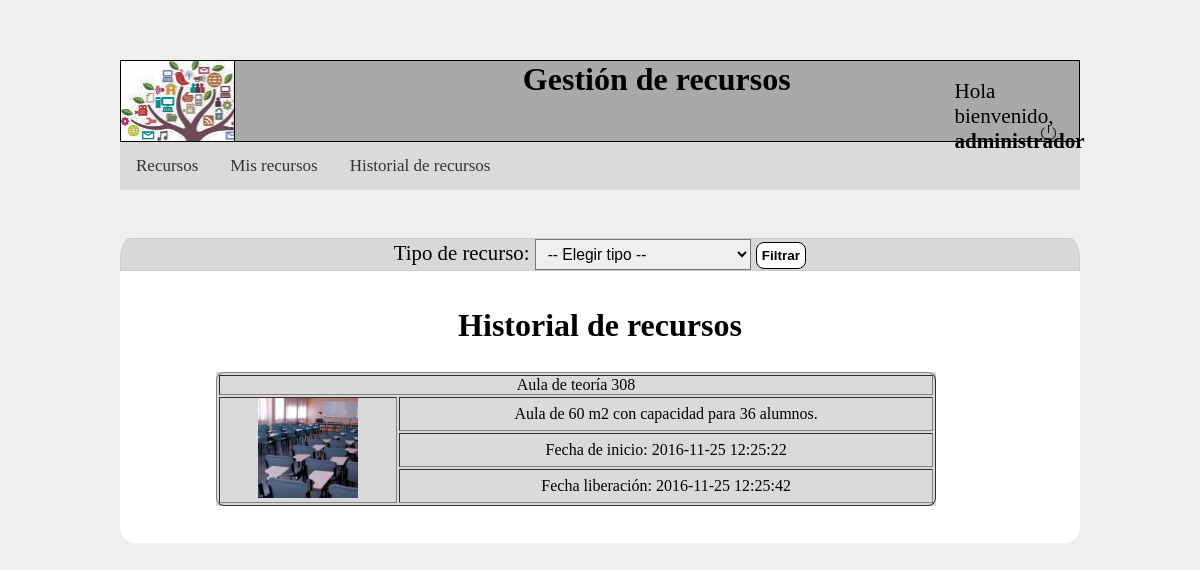
Before: /proyecto3/php/historial_recursos.php (signed in) with the older database file.
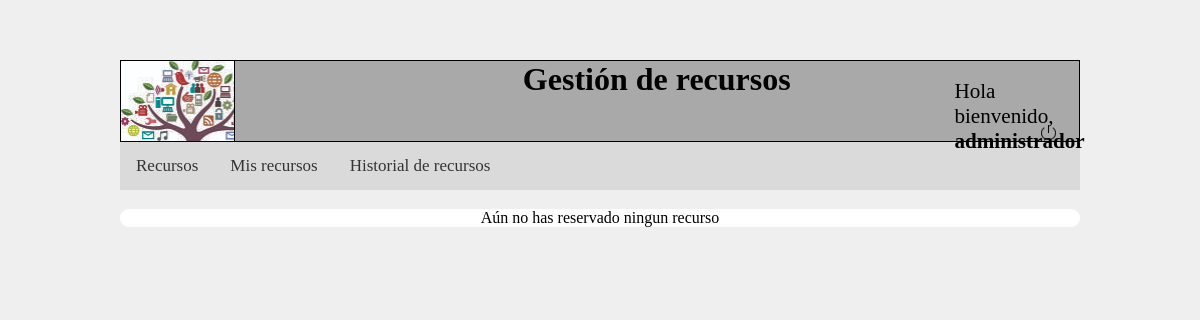
After: the same page with the newer database file.
### tables this page shows
CREATE TABLE `tbl_usuario` (
  `usu_id` int(3) NOT NULL,
  `usu_nickname` varchar(15) NOT NULL,
  `usu_nombre` varchar(15) NOT NULL,
  `usu_apellido` varchar(15) NOT NULL,
  `usu_correo` varchar(30) NOT NULL,
  `usu_cargo` varchar(15) NOT NULL DEFAULT 'usuario',
  `usu_contrasena` varchar(15) NOT NULL,
  `usu_estado` varchar(20) NOT NULL DEFAULT 'alta'
);

CREATE TABLE `tbl_reserva` (
  `res_id` int(4) NOT NULL,
  `res_fechainicio` datetime NOT NULL,
  `res_fechafinal` datetime DEFAULT NULL,
  `res_recursoid` int(2) NOT NULL,
  `res_usuarioid` int(3) NOT NULL
);

CREATE TABLE `tbl_recurso` (
  `rec_id` int(2) NOT NULL,
  `rec_nombre` varchar(30) NOT NULL,
  `rec_foto` varchar(15) NOT NULL DEFAULT '0.jpg',
  `rec_descripcion` varchar(200) NOT NULL,
  `rec_tipoid` int(2) NOT NULL,
  `rec_estado` varchar(15) NOT NULL DEFAULT 'Disponible'
);

### proyecto3/php/historial_recursos.php (the view, shortened to what this page needs)
<?php
		$conexion = mysqli_connect('localhost', 'root', '', 'bd_proyecto2');
		$mysqli = new mysqli("localhost", "root", "", "bd_proyecto2");
		$con =	"SELECT * FROM `tbl_usuario` WHERE `usu_id` = '". $_SESSION["usu_id"] ."'";
		$result	=	mysqli_query($mysqli,$con);
		while ($fila = mysqli_fetch_row($result))
			{
				$usu_nickname	=	$fila[1];
				$usuario = $_SESSION['usu_id'];
			}
		$sql = "SELECT * FROM tbl_tiporecurso ORDER BY tr_id";
		$finalizado_sql =	" SELECT * FROM tbl_reserva INNER JOIN tbl_recurso ON tbl_recurso.rec_id = tbl_reserva.res_recursoid WHERE res_fechafinal IS NOT NULL AND  res_usuarioid='$usuario'";
		extract($_REQUEST);
		$finalizado_sql .= "ORDER BY `tbl_reserva`.`res_id`  DESC";
		$finalizados = mysqli_query($conexion, $finalizado_sql);
		$tipos = mysqli_query($conexion, $sql);
?>
<!DOCTYPE html>
<html>
<head>
	<link rel="stylesheet" type="text/css" href="../css/recursos.css">
</head>
<body>
	<div class="header">
			<div class="logo">
			</div>
			<h1 align="center">Gestión de recursos</h1>
			<div class="profile">
			<p class="welcome">Hola bienvenido, <br /><b>
			<?php echo $usu_nickname; ?></b>
			</p>
			</div>
			<div class="logout">
				<a href="logout.proc.php" onclick="return logout();">
					<img class="img_logout" src="../img/logout_small.png" alt="Cerrar sesión">
				</a>
			</div>
		</div>
<nav>
	<ul class="topnav">
		<li class="li"><a href="recursos.php">Recursos</a></li>
		<li class="li"><a href="misrecursos.php">Mis recursos</a></li>
		<li class="li"><a href="#">Historial de recursos</a></li>
	</ul>
</nav>
<div class="container">
	<?php
	if(mysqli_num_rows($finalizados)>0 && mysqli_num_rows($tipos)>0){
		?>
	<form action="historial_recursos.php" method="get" class="formtipo">
	Tipo de recurso:
		<select name="tr_id">
			<option value="0">-- Elegir tipo --</option>
		</select>
		<input type="submit" name="enviar" value="Filtrar">
	</form>
	<br/>
	<br/>
	<h1>Historial de recursos</h1>
	<br/>
	<?php
		if(mysqli_num_rows($finalizados)>0){
								while($finalizado=mysqli_fetch_array($finalizados)){
									echo "<div class='content_rec'>";
									echo "<table border>";
										echo "<tr>";
											echo "<td colspan='2'>" . $finalizado['rec_nombre'] . "</td>";
										echo "</tr>";
										echo "<tr>";
											echo "<td rowspan='3'><img class='img_recu' src='../img/recursos/".$finalizado['rec_foto']."' width='100'></td>";
											echo "<td>".$finalizado['rec_descripcion']."</td>";
										echo "</tr>";
										echo "<tr>";
											echo "<td>Fecha de inicio: " .$finalizado['res_fechainicio']. "</td>";
										echo "</tr>";
										echo "<tr>";
											echo "<td>Fecha liberación: " .$finalizado['res_fechafinal']. "</td>";
											echo "</tr>";
									echo "</table>";
									echo "</div>";
					}
				}
			} else {
				echo "Aún no has reservado ningun recurso";
			}
		?>
</div>
</body>
</html>

### proyecto3/css/recursos.css (style rules this page uses)
* { margin:0px; padding:0px; }
body { background-color: #EFEFEF; width: 80%; margin: 5% 10%; }
.header { height: 80px; background-color: #A9A9A9; border: solid 1px black; }
.logo { background-image: url("../img/banner_opt.jpg"); height: 100%; width: 11.75%; border-right: solid 1px black; float: left; }
.welcome { position: relative; margin-left: 85%; width: 25%; }
nav { margin: 0; padding: 0; background-color: #DADADA; }
nav ul.topnav { list-style-type: none; overflow: hidden; }
nav ul.topnav li { float: left; }
nav ul.topnav li a { display: inline-block; color: #333; text-align: center; padding: 14px 16px; text-decoration: none; transition: 0.3s; font-size: 17px; }
.profile { width: 20%; margin-left: 70%; margin-top: -2%; font-size: 1.32em; }
.container { background-color: white; width: 100%; border-radius:1em; height: 100%; margin-top: 2%; text-align: center; font-size: 1em; }
.img_logout { width: 8%; margin-left: 75% }
.logout { width: 20%; position: relative; margin-left: 81%; margin-top: -3%; }
.content_rec { margin-top: 1%; margin-bottom: 2%; text-align:center; width: 75%; background-color:#DADADA; margin-left: 10%; }
.content_rec table { width: 100%; border-radius: 8px 8px 8px 8px; }
.formtipo { margin-top: 5%; }
.formtipo { font-size: 1.3em; border: 1px solid #ccc; background-color: #D8D8D8; border-top-left-radius: 0.5em 1em; border-top-right-radius: 0.5em 1em; }
select { padding: 5px 8px; box-shadow: none; background-image: none; font-size:0.75em; }
input { font-weight: bold; cursor: pointer; padding: 5px; border: 1px solid #000; background: #fff; border-radius: 8px 8px 8px 8px; font-size: 0.65em; }

Changed rows visible on the page:
no longer on this page (row edited): tbl_reserva: tbl_recurso.rec_nombre "Aula de teoría 308", tbl_recurso.rec_foto (picture), tbl_recurso.rec_descripcion "Aula de 60 m2 con capacidad para 36 alumnos.", res_fechainicio "2016-11-25 12:25:22", res_fechafinal "2016-11-25 12:25:42"
Other visible differences:
form field tr_id: "-- Elegir tipo --" → (not shown)
form field enviar: "Filtrar" → (not shown)
text no longer shown: "Tipo de recurso: Historial de recursos"
text now shown: "Aún no has reservado ningun recurso"
